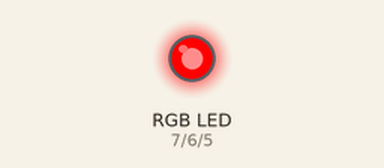
Recording of a sketch running on a simulated Arduino Uno, built with avr-gcc and run on an emulated ATmega328P. Parts: an RGB LED mixed from three pins (HIGH = lit).

Above: at 0.05 s.
At 0.8 s:
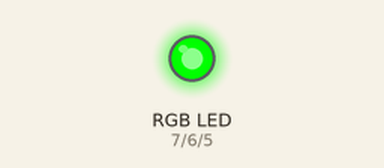
At 1.15 s:
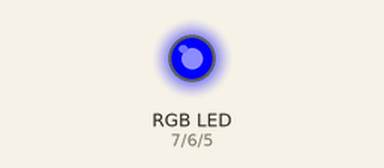
At 1.55 s:
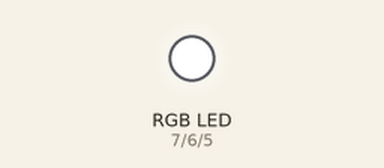
At 2.25 s:
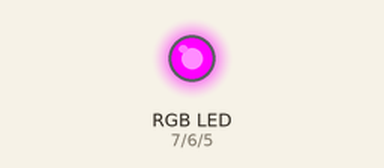
At 3.0 s:
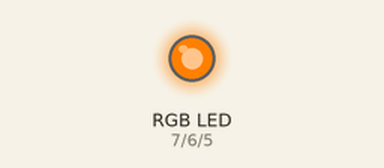
Timing chart, 0 to 6.9 s (numbered marks = the images above):
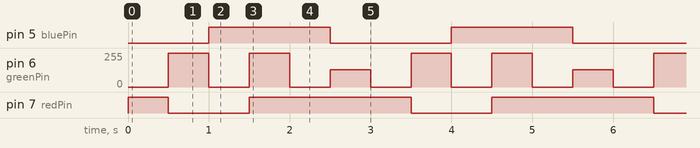

The sketch:

LedRGB.ino
```cpp
#define redPin 7
#define greenPin 6
#define bluePin 5

void setup()
{
  pinMode(redPin, OUTPUT);
  pinMode(greenPin, OUTPUT);
  pinMode(bluePin, OUTPUT);
}

void loop()
{
  setColor(250, 0, 0); // Red Color
  delay(500);
  setColor(0, 255, 0); // Green Color
  delay(500);
  setColor(0, 0, 255); // Blue Color
  delay(500);
  setColor(255, 255, 255); // White Color
  delay(500);
  setColor(170, 0, 255); // Purple Color
  delay(500);
  setColor(128,128,0); // Purple Color
  delay(500);
}

void setColor(int redValue, int greenValue, int blueValue)
{
  analogWrite(redPin, redValue);
  analogWrite(greenPin, greenValue);
  analogWrite(bluePin, blueValue);
}

/* Cores (R,G,B)

  Black	#000000	(0,0,0)
 	White	#FFFFFF	(255,255,255)
 	Red	#FF0000	(255,0,0)
 	Lime	#00FF00	(0,255,0)
 	Blue	#0000FF	(0,0,255)
 	Yellow	#FFFF00	(255,255,0)
 	Silver	#C0C0C0	(192,192,192)
 	Gray	#808080	(128,128,128)
 	Maroon	#800000	(128,0,0)
 	Olive	#808000	(128,128,0)
 	Green	#008000	(0,128,0)
 	Purple	#800080	(128,0,128)
 	Teal	#008080	(0,128,128)
 	Navy	#000080	(0,0,128)
 	Cyan    #00FFFF (0,255,255)
 	Magenta #FF00FF (255,0,255)

 */
```

Measured:
- by itself, pin 5 (bluePin): alternates HIGH for 1.5 s and LOW for 1.5 s
- by itself, pin 6 (greenPin): repeats every 3.0 s: 0/255 0.50 s, 255/255 0.50 s, 0/255 0.50 s, 128/255 0.50 s, 0/255 0.50 s, 255/255 0.50 s
- by itself, pin 7 (redPin): repeats every 3.0 s: LOW 1.0 s, HIGH 2.0 s
